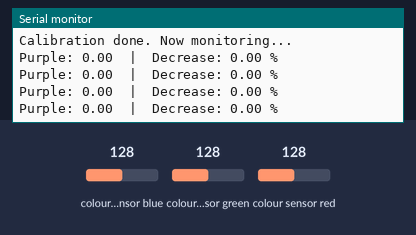
A sketch run on a simulated ESP32. Parts: the last lines printed to the serial monitor. The inputs (shaded band) are chosen by the test bench; at power-on: colour sensor blue 128, colour sensor green 128, colour sensor red 128.

Above: at 11.2 s.
11.3 s: colour sensor blue set to 191
At 11.71 s:
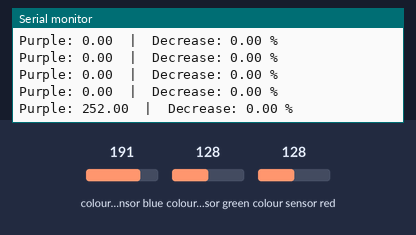
12.8 s: colour sensor green set to 5
At 13.11 s:
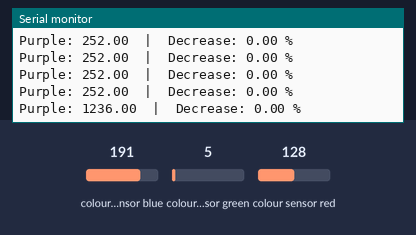
14.3 s: colour sensor red set to 5
At 14.51 s:
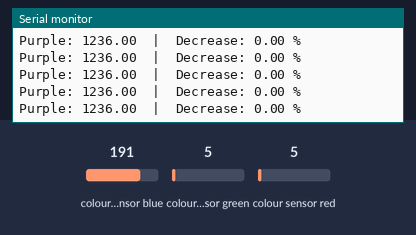
Timing chart, 0 to 17.3 s (numbered marks = the images above; inputs shaded):
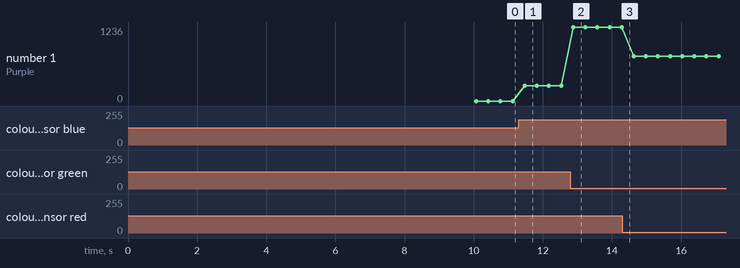

Measured:
- after the input at 11.3 s, the serial monitor: prints a new line after 0.18 s (image 1)
- after the input at 12.8 s, the serial monitor: prints a new line after 0.08 s (image 2)
- plotted number 1: 0 → 252 after the input at 11.3 s, 252 → 1236 after the input at 12.8 s, 1236 → 744 after the input at 14.3 s

The sketch:

labile_carbon.ino
```cpp
#include <Wire.h>                 // I2C communication library
#include <Adafruit_TCS34725.h>    // Library for the color sensor

// Create the sensor object: 154 ms reading time, 4x gain (sensitivity)
Adafruit_TCS34725 tcs = Adafruit_TCS34725(TCS34725_INTEGRATIONTIME_154MS, TCS34725_GAIN_4X);

float baselinePurple = 0;         // Purple intensity measured in the first 10 seconds

// This function turns R, G, B values into one "purple intensity" number.
// Purple = lots of red + lots of blue, but little green.
float getPurpleIntensity(uint16_t r, uint16_t g, uint16_t b) {
  float purple = ((r + b) / 2.0) - g;   // average of red and blue, minus green
  if (purple < 0) purple = 0;           // no negative values
  return purple;
}

void setup() {
  Serial.begin(115200);           // Start the Serial Monitor
  Wire.begin(21, 22);             // Start I2C with SDA = 21, SCL = 22

  if (!tcs.begin()) {             // Check if the sensor is connected
    Serial.println("Sensor not found! Check wiring.");
    while (1);                    // Stop here forever if sensor is missing
  }
  Serial.println("Sensor found!");

  Serial.println("Show the PURPLE color to the sensor now...");
  Serial.println("Calibrating for 10 seconds...");

  float total = 0;                // Sum of all purple readings
  int count = 0;                  // How many readings we took
  unsigned long startTime = millis();   // Remember when we started

  while (millis() - startTime < 10000) {   // Repeat for 10 seconds
    uint16_t r, g, b, c;
    tcs.getRawData(&r, &g, &b, &c);        // Read red, green, blue, clear
    float purple = getPurpleIntensity(r, g, b);

    total += purple;              // Add to the sum
    count++;                      // Count this reading

    Serial.print("Calibrating... purple = ");
    Serial.println(purple);       // Visual check that readings look steady
    delay(200);
  }

  baselinePurple = total / count; // Average = our reference purple level
  Serial.print("Baseline purple intensity = ");
  Serial.println(baselinePurple);
  Serial.println("Calibration done. Now monitoring...");
}

void loop() {
  uint16_t r, g, b, c;
  tcs.getRawData(&r, &g, &b, &c);            // Read the sensor
  float purple = getPurpleIntensity(r, g, b);

  float decrease = 0;                        // Percentage decrease
  if (baselinePurple > 0) {
    decrease = ((baselinePurple - purple) / baselinePurple) * 100.0;
  }
  if (decrease < 0) decrease = 0;            // If it got stronger, show 0%

  Serial.print("Purple: ");
  Serial.print(purple);
  Serial.print("  |  Decrease: ");
  Serial.print(decrease);
  Serial.println(" %");

  delay(300);                                // Wait a bit before the next reading
}
```
